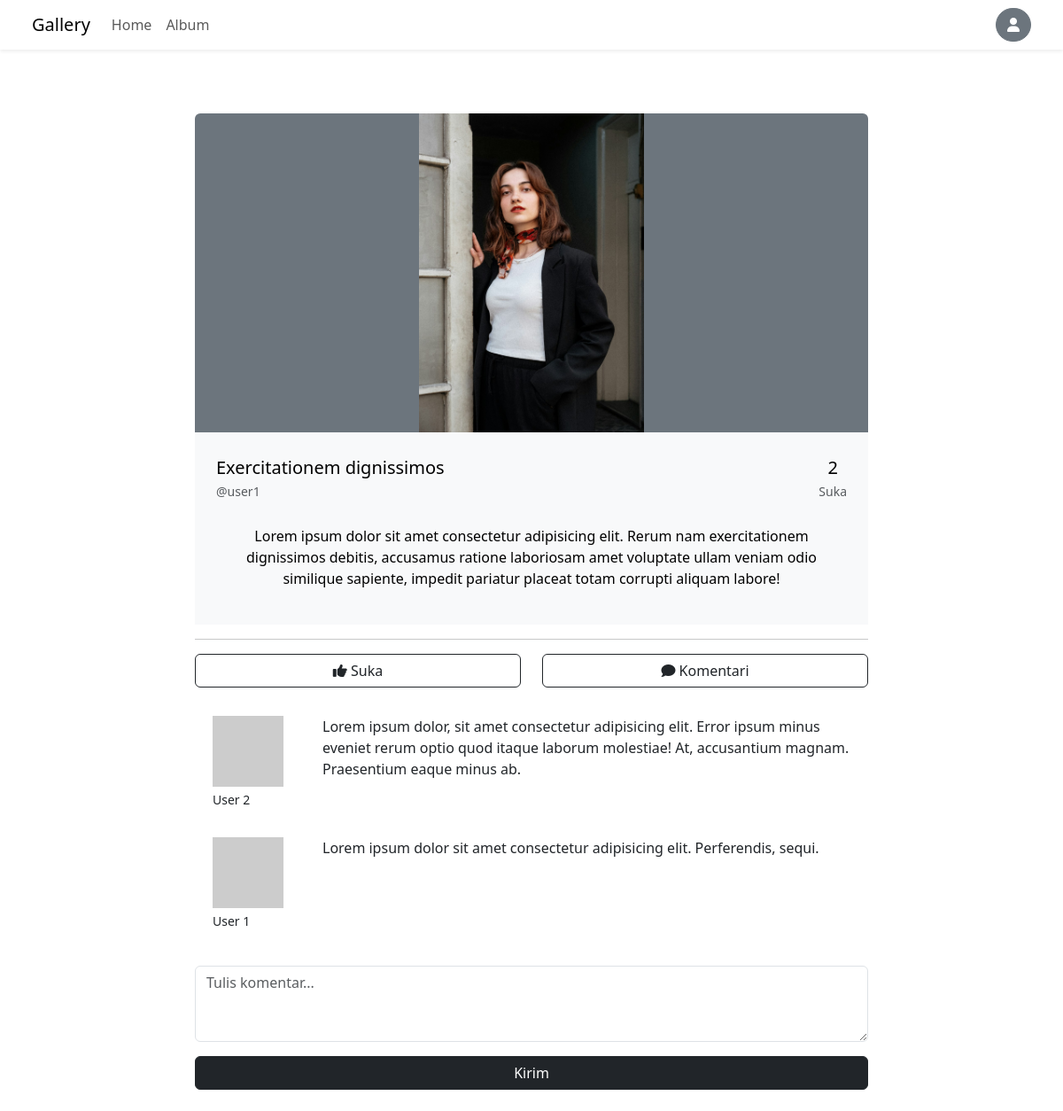
Screenshot of /galeri/lihat_foto.php?id=47 (signed in) with the database file from the repository.
### tables this page shows
CREATE TABLE `photos` (
  `photo_id` int(11) NOT NULL,
  `user_id` int(11) NOT NULL,
  `album_id` int(11) NOT NULL,
  `title` varchar(100) NOT NULL,
  `description` text NOT NULL,
  `image_path` varchar(255) NOT NULL,
  `created_at` timestamp NOT NULL DEFAULT current_timestamp() ON UPDATE current_timestamp()
);

CREATE TABLE `users` (
  `user_id` int(11) NOT NULL,
  `name` varchar(50) NOT NULL,
  `username` varchar(50) NOT NULL,
  `password` varchar(255) NOT NULL,
  `email` varchar(100) NOT NULL,
  `access_level` varchar(50) NOT NULL,
  `created_at` timestamp NOT NULL DEFAULT current_timestamp() ON UPDATE current_timestamp()
);

CREATE TABLE `comments` (
  `comment_id` int(11) NOT NULL,
  `user_id` int(11) NOT NULL,
  `photo_id` int(11) NOT NULL,
  `comment_text` text NOT NULL,
  `created_at` timestamp NOT NULL DEFAULT current_timestamp() ON UPDATE current_timestamp()
);

### galeri/lihat_foto.php (the view, shortened to what this page needs)
<?php
require_once("database.php");
require_once("auth.php");
$photo_id = $_GET["id"];
$sql = "SELECT * FROM photos WHERE photo_id=:photo_id";
$stmt = $db->prepare($sql);
$params = array(
    ":photo_id" => $photo_id
);
$stmt->execute($params);
$photos = $stmt->fetch(PDO::FETCH_ASSOC);
$sql = "SELECT * FROM users WHERE user_id=:user_id";
$stmt = $db->prepare($sql);
$params = array(
    ":user_id" => $photos["user_id"]
);
$stmt->execute($params);
$author = $stmt->fetch(PDO::FETCH_ASSOC);
$sql = "SELECT * FROM likes WHERE photo_id=:photo_id";
$stmt = $db->prepare($sql);
$params = array(
    ":photo_id" => $photo_id
);
$stmt->execute($params);
$likes = $stmt->rowCount();
$sql = "SELECT * FROM likes WHERE user_id=:user_id AND photo_id=:photo_id";
$stmt = $db->prepare($sql);
$params = array(
    ":user_id" => $user_id,
    ":photo_id" => $photo_id
);
$stmt->execute($params);
$liked = $stmt->fetch(PDO::FETCH_ASSOC);
$sql = "SELECT * FROM comments";
$comments = $db->prepare($sql);
$comments->execute();
?>
<!doctype html>
<html lang="en">
<head>
    <link href="https://cdn.jsdelivr.net/npm/bootstrap@5.3.2/dist/css/bootstrap.min.css" rel="stylesheet">
    <link rel="stylesheet" href="https://cdnjs.cloudflare.com/ajax/libs/font-awesome/6.0.0/css/all.min.css">
</head>
<body>
    <nav class="navbar navbar-expand-lg mb-4 px-4 shadow-sm">
        <div class="container-fluid">
            <a class="navbar-brand" href="#">Gallery</a>
            <div class="collapse navbar-collapse" id="navbarSupportedContent">
                <ul class="navbar-nav me-auto mb-2 mb-lg-0">
                    <li class="nav-item">
                        <a class="nav-link" aria-current="page" href="index.php">Home</a>
                    </li>
                    <li class="nav-item">
                        <a class="nav-link" href="album.php">Album</a>
                    </li>
                </ul>
                <?php if (isset($_SESSION['user']) && !empty($_SESSION['user'])) { ?>
                    <div class="dropdown">
                        <button class="btn btn-secondary rounded-pill" type="button" data-bs-toggle="dropdown" aria-expanded="false">
                            <i class="fas fa-user"></i>
                        </button>
                    </div> <?php } else { ?>
                    <a href="login.php" class="btn btn-primary">Login</a>
                <?php } ?>
            </div>
        </div>
    </nav>
    <section class="h-100">
        <div class="m-4 h-100">
            <div class="row d-flex justify-content-center align-items-center h-100">
                <div class="col col-lg-10 col-xl-8 mt-5">
                    <div class="card border-0">
                        <img src="<?php echo $photos["image_path"]; ?>" alt="<?php echo $photos["title"]; ?>" class="w-100 shadow-1-strong rounded-top bg-secondary" style="height:360px; object-fit: contain;">
                        <div class="p-4 text-black bg-light">
                            <div class="d-flex justify-content-between py-1">
                                <div>
                                    <p class="mb-1 h5"><?php echo $photos["title"]; ?></p>
                                    <p class="small text-muted mb-0">@<?php echo $author["username"] ?></p>
                                </div>
                                <div class="d-flex align-items-center">
                                    <div>
                                        <p class="mb-1 h5 text-center"><?php echo $likes; ?></p>
                                        <p class="small text-muted mb-0">Suka</p>
                                    </div>
                                </div>
                            </div>
                            <div class="mt-4 text-center">
                                <p><?php echo $photos["description"] ?></p>
                            </div>
                        </div>
                        <hr>
                        <form action="" method="POST">
                            <div class="row mb-4">
                                <div class="col">
                                    <?php if ($liked !== false) { ?>
                                        <button type="submit" class="btn btn-dark w-100" data-mdb-ripple-color="dark" style="z-index: 1;" name="dislike">
                                            <i class="fa-solid fa-thumbs-down"></i> Batal suka
                                        </button>
                                    <?php } else { ?>
                                        <button type="submit" class="btn btn-outline-dark w-100" data-mdb-ripple-color="dark" style="z-index: 1;" name="like">
                                            <i class="fa-solid fa-thumbs-up"></i> Suka
                                        </button>
                                    <?php } ?>
                                </div>
                                <div class="col">
                                    <a href="#commentText" class="btn btn-outline-dark w-100" data-mdb-ripple-color="dark" style="z-index: 1;" name="comment">
                                        <i class="fa-solid fa-comment"></i> Komentari
                                    </a>
                                </div>
                            </div>
                        </form>
                        <?php
                        foreach ($comments as $comment) {
                            $sql = "SELECT * FROM users WHERE user_id=:user_id";
                            $stmt = $db->prepare($sql);
                            $params = array(
                                ":user_id" => $comment["user_id"]
                            );
                            $stmt->execute($params);
                            $comment_author = $stmt->fetch(PDO::FETCH_ASSOC);
                            if ($comment["photo_id"] == $photo_id) { ?>
                                <div class="row m-2">
                                    <div class="col-2">
                                        <img src="https://ui-avatars.com/api/?name=<?php echo $comment_author["name"]; ?>" class="img-fluid" alt="<?php echo $comment_author["name"]; ?>">
                                        <p class="small mt-1"><?php echo $comment_author["name"]; ?></p>
                                    </div>
                                    <div class="col-10">
                                        <p><?php echo $comment["comment_text"] ?></p>
                                    </div>
                                </div>
                        <?php }
                        } ?>
                        <form action="" method="POST">
                            <div class="my-3">
                                <textarea class="form-control" rows="3" placeholder="Tulis komentar..." id="commentText" name="commentText"></textarea>
                            </div>
                            <div>
                                <button type="submit" class="btn btn-dark w-100" name="comment">Kirim</button>
                            </div>
                        </form>
                    </div>
                </div>
            </div>
        </div>
    </section>
</body>
</html>

### rows the page displays
photos: image_path (picture), title "Exercitationem dignissimos", description "Lorem ipsum dolor sit amet consectetur adipisicing elit. Rerum nam exercitationem dignissimos debitis, accusamus ratione laboriosam amet voluptate ullam veniam odio similique sapiente, impedit pariatur placeat totam corrupti aliquam labore!"
users: username "user1"
comments: user.name "User 2", comment_text "Lorem ipsum dolor, sit amet consectetur adipisicing elit. Error ipsum minus eveniet rerum optio quod itaque laborum molestiae! At, accusantium magnam. Praesentium eaque minus ab."
comments: user.name "User 1", comment_text "Lorem ipsum dolor sit amet consectetur adipisicing elit. Perferendis, sequi."

### other values shown
$likes "2"
